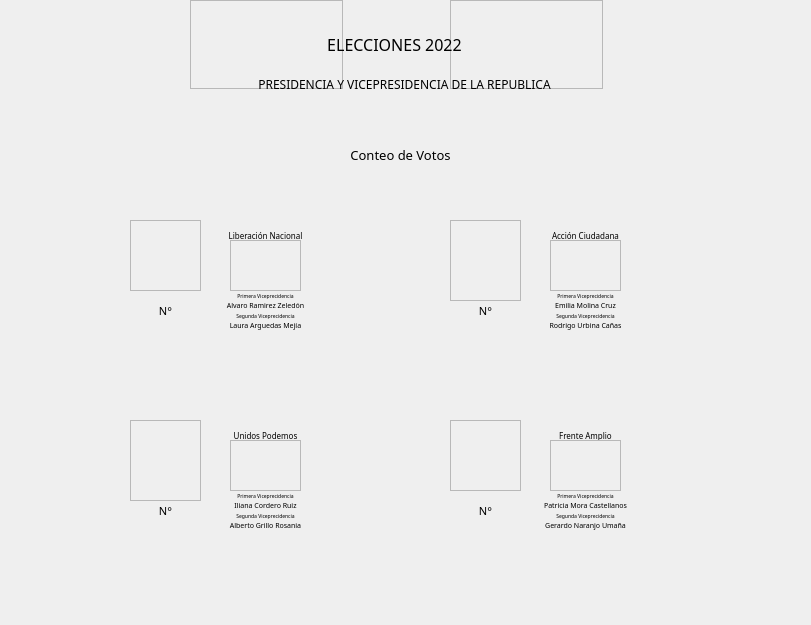
<?xml version="1.0" encoding="UTF-8"?>
<ui version="4.0">
 <class>conteoVotos</class>
 <widget class="QWidget" name="conteoVotos">
  <property name="geometry">
   <rect>
    <x>0</x>
    <y>0</y>
    <width>811</width>
    <height>625</height>
   </rect>
  </property>
  <property name="windowTitle">
   <string>Form</string>
  </property>
  <widget class="QFrame" name="frame_8">
   <property name="geometry">
    <rect>
     <x>450</x>
     <y>0</y>
     <width>153</width>
     <height>89</height>
    </rect>
   </property>
   <property name="styleSheet">
    <string notr="true">image: url(:/resource/img/TSE.png);</string>
   </property>
   <property name="frameShape">
    <enum>QFrame::StyledPanel</enum>
   </property>
   <property name="frameShadow">
    <enum>QFrame::Raised</enum>
   </property>
  </widget>
  <widget class="QFrame" name="frame_7">
   <property name="geometry">
    <rect>
     <x>190</x>
     <y>0</y>
     <width>153</width>
     <height>89</height>
    </rect>
   </property>
   <property name="styleSheet">
    <string notr="true">image: url(:/resource/img/Escudo.png);
image: url(:/resource/img/Escudo2.png);</string>
   </property>
   <property name="frameShape">
    <enum>QFrame::StyledPanel</enum>
   </property>
   <property name="frameShadow">
    <enum>QFrame::Raised</enum>
   </property>
  </widget>
  <widget class="QLabel" name="label_11">
   <property name="geometry">
    <rect>
     <x>290</x>
     <y>0</y>
     <width>209</width>
     <height>89</height>
    </rect>
   </property>
   <property name="font">
    <font>
     <family>Microsoft YaHei</family>
     <pointsize>12</pointsize>
     <weight>50</weight>
     <italic>false</italic>
     <bold>false</bold>
    </font>
   </property>
   <property name="styleSheet">
    <string notr="true">color: rgb(0, 0, 0);
font: 12pt &quot;Microsoft YaHei&quot;;</string>
   </property>
   <property name="text">
    <string>ELECCIONES 2022</string>
   </property>
   <property name="alignment">
    <set>Qt::AlignCenter</set>
   </property>
  </widget>
  <widget class="QLabel" name="label_10">
   <property name="geometry">
    <rect>
     <x>140</x>
     <y>40</y>
     <width>529</width>
     <height>89</height>
    </rect>
   </property>
   <property name="font">
    <font>
     <family>Microsoft YaHei</family>
     <pointsize>9</pointsize>
     <weight>3</weight>
     <italic>false</italic>
     <bold>false</bold>
    </font>
   </property>
   <property name="layoutDirection">
    <enum>Qt::LeftToRight</enum>
   </property>
   <property name="styleSheet">
    <string notr="true">color: rgb(0, 0, 0);
font: 25 9pt &quot;Microsoft YaHei&quot;;</string>
   </property>
   <property name="text">
    <string>PRESIDENCIA Y VICEPRESIDENCIA DE LA REPUBLICA</string>
   </property>
   <property name="alignment">
    <set>Qt::AlignCenter</set>
   </property>
  </widget>
  <widget class="QLabel" name="label_12">
   <property name="geometry">
    <rect>
     <x>320</x>
     <y>110</y>
     <width>161</width>
     <height>89</height>
    </rect>
   </property>
   <property name="font">
    <font>
     <family>Microsoft YaHei</family>
     <pointsize>10</pointsize>
     <weight>50</weight>
     <italic>false</italic>
     <bold>false</bold>
    </font>
   </property>
   <property name="layoutDirection">
    <enum>Qt::LeftToRight</enum>
   </property>
   <property name="styleSheet">
    <string notr="true">color: rgb(0, 0, 0);
font: 10pt &quot;Microsoft YaHei&quot;;</string>
   </property>
   <property name="text">
    <string>Conteo de Votos</string>
   </property>
   <property name="alignment">
    <set>Qt::AlignCenter</set>
   </property>
  </widget>
  <widget class="QLabel" name="label_13">
   <property name="geometry">
    <rect>
     <x>210</x>
     <y>220</y>
     <width>111</width>
     <height>31</height>
    </rect>
   </property>
   <property name="font">
    <font>
     <family>Microsoft YaHei</family>
     <pointsize>6</pointsize>
     <weight>50</weight>
     <italic>false</italic>
     <bold>false</bold>
    </font>
   </property>
   <property name="layoutDirection">
    <enum>Qt::LeftToRight</enum>
   </property>
   <property name="styleSheet">
    <string notr="true">color: rgb(0, 0, 0);
font: 6pt &quot;Microsoft YaHei&quot;;</string>
   </property>
   <property name="text">
    <string>Liberación Nacional</string>
   </property>
   <property name="alignment">
    <set>Qt::AlignCenter</set>
   </property>
  </widget>
  <widget class="QFrame" name="frame_9">
   <property name="geometry">
    <rect>
     <x>230</x>
     <y>240</y>
     <width>71</width>
     <height>51</height>
    </rect>
   </property>
   <property name="styleSheet">
    <string notr="true">image: url(:/resource/img/pln.png);</string>
   </property>
   <property name="frameShape">
    <enum>QFrame::StyledPanel</enum>
   </property>
   <property name="frameShadow">
    <enum>QFrame::Raised</enum>
   </property>
  </widget>
  <widget class="QLabel" name="label_14">
   <property name="geometry">
    <rect>
     <x>200</x>
     <y>280</y>
     <width>131</width>
     <height>31</height>
    </rect>
   </property>
   <property name="font">
    <font>
     <family>Microsoft YaHei</family>
     <pointsize>4</pointsize>
     <weight>9</weight>
     <italic>false</italic>
     <bold>false</bold>
    </font>
   </property>
   <property name="layoutDirection">
    <enum>Qt::LeftToRight</enum>
   </property>
   <property name="styleSheet">
    <string notr="true">color: rgb(0, 0, 0);
font: 75 4pt &quot;Microsoft YaHei&quot;;</string>
   </property>
   <property name="text">
    <string>Primera Viceprecidencia</string>
   </property>
   <property name="alignment">
    <set>Qt::AlignCenter</set>
   </property>
  </widget>
  <widget class="QLabel" name="label_15">
   <property name="geometry">
    <rect>
     <x>200</x>
     <y>300</y>
     <width>131</width>
     <height>31</height>
    </rect>
   </property>
   <property name="font">
    <font>
     <family>Microsoft YaHei</family>
     <pointsize>4</pointsize>
     <weight>9</weight>
     <italic>false</italic>
     <bold>false</bold>
    </font>
   </property>
   <property name="layoutDirection">
    <enum>Qt::LeftToRight</enum>
   </property>
   <property name="styleSheet">
    <string notr="true">color: rgb(0, 0, 0);
font: 75 4pt &quot;Microsoft YaHei&quot;;</string>
   </property>
   <property name="text">
    <string>Segunda Viceprecidencia</string>
   </property>
   <property name="alignment">
    <set>Qt::AlignCenter</set>
   </property>
  </widget>
  <widget class="QLabel" name="label_16">
   <property name="geometry">
    <rect>
     <x>200</x>
     <y>290</y>
     <width>131</width>
     <height>31</height>
    </rect>
   </property>
   <property name="font">
    <font>
     <family>Microsoft YaHei</family>
     <pointsize>5</pointsize>
     <weight>50</weight>
     <italic>false</italic>
     <bold>false</bold>
    </font>
   </property>
   <property name="layoutDirection">
    <enum>Qt::LeftToRight</enum>
   </property>
   <property name="styleSheet">
    <string notr="true">color: rgb(0, 0, 0);
font: 5pt &quot;Microsoft YaHei&quot;;</string>
   </property>
   <property name="text">
    <string>Alvaro Ramirez Zeledón</string>
   </property>
   <property name="alignment">
    <set>Qt::AlignCenter</set>
   </property>
  </widget>
  <widget class="QLabel" name="label_17">
   <property name="geometry">
    <rect>
     <x>200</x>
     <y>310</y>
     <width>131</width>
     <height>31</height>
    </rect>
   </property>
   <property name="font">
    <font>
     <family>Microsoft YaHei</family>
     <pointsize>5</pointsize>
     <weight>50</weight>
     <italic>false</italic>
     <bold>false</bold>
    </font>
   </property>
   <property name="layoutDirection">
    <enum>Qt::LeftToRight</enum>
   </property>
   <property name="styleSheet">
    <string notr="true">color: rgb(0, 0, 0);
font: 5pt &quot;Microsoft YaHei&quot;;</string>
   </property>
   <property name="text">
    <string>Laura Arguedas Mejía</string>
   </property>
   <property name="alignment">
    <set>Qt::AlignCenter</set>
   </property>
  </widget>
  <widget class="QFrame" name="frame_10">
   <property name="geometry">
    <rect>
     <x>130</x>
     <y>220</y>
     <width>71</width>
     <height>71</height>
    </rect>
   </property>
   <property name="styleSheet">
    <string notr="true">image: url(:/resource/img/presi1.png);</string>
   </property>
   <property name="frameShape">
    <enum>QFrame::StyledPanel</enum>
   </property>
   <property name="frameShadow">
    <enum>QFrame::Raised</enum>
   </property>
  </widget>
  <widget class="QLabel" name="label_18">
   <property name="geometry">
    <rect>
     <x>140</x>
     <y>300</y>
     <width>51</width>
     <height>21</height>
    </rect>
   </property>
   <property name="font">
    <font>
     <family>Microsoft YaHei</family>
     <pointsize>8</pointsize>
     <weight>50</weight>
     <italic>false</italic>
     <bold>false</bold>
    </font>
   </property>
   <property name="layoutDirection">
    <enum>Qt::LeftToRight</enum>
   </property>
   <property name="styleSheet">
    <string notr="true">color: rgb(0, 0, 0);
font: 8pt &quot;Microsoft YaHei&quot;;</string>
   </property>
   <property name="text">
    <string>N°</string>
   </property>
   <property name="alignment">
    <set>Qt::AlignCenter</set>
   </property>
  </widget>
  <widget class="QLabel" name="label_24">
   <property name="geometry">
    <rect>
     <x>520</x>
     <y>300</y>
     <width>131</width>
     <height>31</height>
    </rect>
   </property>
   <property name="font">
    <font>
     <family>Microsoft YaHei</family>
     <pointsize>4</pointsize>
     <weight>9</weight>
     <italic>false</italic>
     <bold>false</bold>
    </font>
   </property>
   <property name="layoutDirection">
    <enum>Qt::LeftToRight</enum>
   </property>
   <property name="styleSheet">
    <string notr="true">color: rgb(0, 0, 0);
font: 75 4pt &quot;Microsoft YaHei&quot;;</string>
   </property>
   <property name="text">
    <string>Segunda Viceprecidencia</string>
   </property>
   <property name="alignment">
    <set>Qt::AlignCenter</set>
   </property>
  </widget>
  <widget class="QFrame" name="frame_12">
   <property name="geometry">
    <rect>
     <x>450</x>
     <y>220</y>
     <width>71</width>
     <height>81</height>
    </rect>
   </property>
   <property name="styleSheet">
    <string notr="true">image: url(:/resource/img/presi4.png);</string>
   </property>
   <property name="frameShape">
    <enum>QFrame::StyledPanel</enum>
   </property>
   <property name="frameShadow">
    <enum>QFrame::Raised</enum>
   </property>
  </widget>
  <widget class="QLabel" name="label_21">
   <property name="geometry">
    <rect>
     <x>520</x>
     <y>280</y>
     <width>131</width>
     <height>31</height>
    </rect>
   </property>
   <property name="font">
    <font>
     <family>Microsoft YaHei</family>
     <pointsize>4</pointsize>
     <weight>9</weight>
     <italic>false</italic>
     <bold>false</bold>
    </font>
   </property>
   <property name="layoutDirection">
    <enum>Qt::LeftToRight</enum>
   </property>
   <property name="styleSheet">
    <string notr="true">color: rgb(0, 0, 0);
font: 75 4pt &quot;Microsoft YaHei&quot;;</string>
   </property>
   <property name="text">
    <string>Primera Viceprecidencia</string>
   </property>
   <property name="alignment">
    <set>Qt::AlignCenter</set>
   </property>
  </widget>
  <widget class="QFrame" name="frame_11">
   <property name="geometry">
    <rect>
     <x>550</x>
     <y>240</y>
     <width>71</width>
     <height>51</height>
    </rect>
   </property>
   <property name="styleSheet">
    <string notr="true">image: url(:/resource/img/pac.png);</string>
   </property>
   <property name="frameShape">
    <enum>QFrame::StyledPanel</enum>
   </property>
   <property name="frameShadow">
    <enum>QFrame::Raised</enum>
   </property>
  </widget>
  <widget class="QLabel" name="label_20">
   <property name="geometry">
    <rect>
     <x>520</x>
     <y>290</y>
     <width>131</width>
     <height>31</height>
    </rect>
   </property>
   <property name="font">
    <font>
     <family>Microsoft YaHei</family>
     <pointsize>5</pointsize>
     <weight>50</weight>
     <italic>false</italic>
     <bold>false</bold>
    </font>
   </property>
   <property name="layoutDirection">
    <enum>Qt::LeftToRight</enum>
   </property>
   <property name="styleSheet">
    <string notr="true">color: rgb(0, 0, 0);
font: 5pt &quot;Microsoft YaHei&quot;;</string>
   </property>
   <property name="text">
    <string>Emilia Molina Cruz</string>
   </property>
   <property name="alignment">
    <set>Qt::AlignCenter</set>
   </property>
  </widget>
  <widget class="QLabel" name="label_23">
   <property name="geometry">
    <rect>
     <x>530</x>
     <y>220</y>
     <width>111</width>
     <height>31</height>
    </rect>
   </property>
   <property name="font">
    <font>
     <family>Microsoft YaHei</family>
     <pointsize>6</pointsize>
     <weight>50</weight>
     <italic>false</italic>
     <bold>false</bold>
    </font>
   </property>
   <property name="layoutDirection">
    <enum>Qt::LeftToRight</enum>
   </property>
   <property name="styleSheet">
    <string notr="true">color: rgb(0, 0, 0);
font: 6pt &quot;Microsoft YaHei&quot;;</string>
   </property>
   <property name="text">
    <string>Acción Ciudadana</string>
   </property>
   <property name="alignment">
    <set>Qt::AlignCenter</set>
   </property>
  </widget>
  <widget class="QLabel" name="label_19">
   <property name="geometry">
    <rect>
     <x>520</x>
     <y>310</y>
     <width>131</width>
     <height>31</height>
    </rect>
   </property>
   <property name="font">
    <font>
     <family>Microsoft YaHei</family>
     <pointsize>5</pointsize>
     <weight>50</weight>
     <italic>false</italic>
     <bold>false</bold>
    </font>
   </property>
   <property name="layoutDirection">
    <enum>Qt::LeftToRight</enum>
   </property>
   <property name="styleSheet">
    <string notr="true">color: rgb(0, 0, 0);
font: 5pt &quot;Microsoft YaHei&quot;;</string>
   </property>
   <property name="text">
    <string>Rodrigo Urbina Cañas</string>
   </property>
   <property name="alignment">
    <set>Qt::AlignCenter</set>
   </property>
  </widget>
  <widget class="QLabel" name="label_22">
   <property name="geometry">
    <rect>
     <x>460</x>
     <y>300</y>
     <width>51</width>
     <height>21</height>
    </rect>
   </property>
   <property name="font">
    <font>
     <family>Microsoft YaHei</family>
     <pointsize>8</pointsize>
     <weight>50</weight>
     <italic>false</italic>
     <bold>false</bold>
    </font>
   </property>
   <property name="layoutDirection">
    <enum>Qt::LeftToRight</enum>
   </property>
   <property name="styleSheet">
    <string notr="true">color: rgb(0, 0, 0);
font: 8pt &quot;Microsoft YaHei&quot;;</string>
   </property>
   <property name="text">
    <string>N°</string>
   </property>
   <property name="alignment">
    <set>Qt::AlignCenter</set>
   </property>
  </widget>
  <widget class="QLabel" name="label_36">
   <property name="geometry">
    <rect>
     <x>200</x>
     <y>500</y>
     <width>131</width>
     <height>31</height>
    </rect>
   </property>
   <property name="font">
    <font>
     <family>Microsoft YaHei</family>
     <pointsize>4</pointsize>
     <weight>9</weight>
     <italic>false</italic>
     <bold>false</bold>
    </font>
   </property>
   <property name="layoutDirection">
    <enum>Qt::LeftToRight</enum>
   </property>
   <property name="styleSheet">
    <string notr="true">color: rgb(0, 0, 0);
font: 75 4pt &quot;Microsoft YaHei&quot;;</string>
   </property>
   <property name="text">
    <string>Segunda Viceprecidencia</string>
   </property>
   <property name="alignment">
    <set>Qt::AlignCenter</set>
   </property>
  </widget>
  <widget class="QLabel" name="label_26">
   <property name="geometry">
    <rect>
     <x>200</x>
     <y>490</y>
     <width>131</width>
     <height>31</height>
    </rect>
   </property>
   <property name="font">
    <font>
     <family>Microsoft YaHei</family>
     <pointsize>5</pointsize>
     <weight>50</weight>
     <italic>false</italic>
     <bold>false</bold>
    </font>
   </property>
   <property name="layoutDirection">
    <enum>Qt::LeftToRight</enum>
   </property>
   <property name="styleSheet">
    <string notr="true">color: rgb(0, 0, 0);
font: 5pt &quot;Microsoft YaHei&quot;;</string>
   </property>
   <property name="text">
    <string>Iliana Cordero Ruiz</string>
   </property>
   <property name="alignment">
    <set>Qt::AlignCenter</set>
   </property>
  </widget>
  <widget class="QLabel" name="label_29">
   <property name="geometry">
    <rect>
     <x>520</x>
     <y>490</y>
     <width>131</width>
     <height>31</height>
    </rect>
   </property>
   <property name="font">
    <font>
     <family>Microsoft YaHei</family>
     <pointsize>5</pointsize>
     <weight>50</weight>
     <italic>false</italic>
     <bold>false</bold>
    </font>
   </property>
   <property name="layoutDirection">
    <enum>Qt::LeftToRight</enum>
   </property>
   <property name="styleSheet">
    <string notr="true">color: rgb(0, 0, 0);
font: 5pt &quot;Microsoft YaHei&quot;;</string>
   </property>
   <property name="text">
    <string>Patricia Mora Castellanos</string>
   </property>
   <property name="alignment">
    <set>Qt::AlignCenter</set>
   </property>
  </widget>
  <widget class="QLabel" name="label_30">
   <property name="geometry">
    <rect>
     <x>530</x>
     <y>420</y>
     <width>111</width>
     <height>31</height>
    </rect>
   </property>
   <property name="font">
    <font>
     <family>Microsoft YaHei</family>
     <pointsize>6</pointsize>
     <weight>50</weight>
     <italic>false</italic>
     <bold>false</bold>
    </font>
   </property>
   <property name="layoutDirection">
    <enum>Qt::LeftToRight</enum>
   </property>
   <property name="styleSheet">
    <string notr="true">color: rgb(0, 0, 0);
font: 6pt &quot;Microsoft YaHei&quot;;</string>
   </property>
   <property name="text">
    <string>Frente Amplio</string>
   </property>
   <property name="alignment">
    <set>Qt::AlignCenter</set>
   </property>
  </widget>
  <widget class="QLabel" name="label_34">
   <property name="geometry">
    <rect>
     <x>460</x>
     <y>500</y>
     <width>51</width>
     <height>21</height>
    </rect>
   </property>
   <property name="font">
    <font>
     <family>Microsoft YaHei</family>
     <pointsize>8</pointsize>
     <weight>50</weight>
     <italic>false</italic>
     <bold>false</bold>
    </font>
   </property>
   <property name="layoutDirection">
    <enum>Qt::LeftToRight</enum>
   </property>
   <property name="styleSheet">
    <string notr="true">color: rgb(0, 0, 0);
font: 8pt &quot;Microsoft YaHei&quot;;</string>
   </property>
   <property name="text">
    <string>N°</string>
   </property>
   <property name="alignment">
    <set>Qt::AlignCenter</set>
   </property>
  </widget>
  <widget class="QLabel" name="label_35">
   <property name="geometry">
    <rect>
     <x>210</x>
     <y>420</y>
     <width>111</width>
     <height>31</height>
    </rect>
   </property>
   <property name="font">
    <font>
     <family>Microsoft YaHei</family>
     <pointsize>6</pointsize>
     <weight>50</weight>
     <italic>false</italic>
     <bold>false</bold>
    </font>
   </property>
   <property name="layoutDirection">
    <enum>Qt::LeftToRight</enum>
   </property>
   <property name="styleSheet">
    <string notr="true">color: rgb(0, 0, 0);
font: 6pt &quot;Microsoft YaHei&quot;;</string>
   </property>
   <property name="text">
    <string>Unidos Podemos</string>
   </property>
   <property name="alignment">
    <set>Qt::AlignCenter</set>
   </property>
  </widget>
  <widget class="QLabel" name="label_32">
   <property name="geometry">
    <rect>
     <x>140</x>
     <y>500</y>
     <width>51</width>
     <height>21</height>
    </rect>
   </property>
   <property name="font">
    <font>
     <family>Microsoft YaHei</family>
     <pointsize>8</pointsize>
     <weight>50</weight>
     <italic>false</italic>
     <bold>false</bold>
    </font>
   </property>
   <property name="layoutDirection">
    <enum>Qt::LeftToRight</enum>
   </property>
   <property name="styleSheet">
    <string notr="true">color: rgb(0, 0, 0);
font: 8pt &quot;Microsoft YaHei&quot;;</string>
   </property>
   <property name="text">
    <string>N°</string>
   </property>
   <property name="alignment">
    <set>Qt::AlignCenter</set>
   </property>
  </widget>
  <widget class="QFrame" name="frame_13">
   <property name="geometry">
    <rect>
     <x>230</x>
     <y>440</y>
     <width>71</width>
     <height>51</height>
    </rect>
   </property>
   <property name="styleSheet">
    <string notr="true">image: url(:/resource/img/up.png);</string>
   </property>
   <property name="frameShape">
    <enum>QFrame::StyledPanel</enum>
   </property>
   <property name="frameShadow">
    <enum>QFrame::Raised</enum>
   </property>
  </widget>
  <widget class="QLabel" name="label_33">
   <property name="geometry">
    <rect>
     <x>520</x>
     <y>500</y>
     <width>131</width>
     <height>31</height>
    </rect>
   </property>
   <property name="font">
    <font>
     <family>Microsoft YaHei</family>
     <pointsize>4</pointsize>
     <weight>9</weight>
     <italic>false</italic>
     <bold>false</bold>
    </font>
   </property>
   <property name="layoutDirection">
    <enum>Qt::LeftToRight</enum>
   </property>
   <property name="styleSheet">
    <string notr="true">color: rgb(0, 0, 0);
font: 75 4pt &quot;Microsoft YaHei&quot;;</string>
   </property>
   <property name="text">
    <string>Segunda Viceprecidencia</string>
   </property>
   <property name="alignment">
    <set>Qt::AlignCenter</set>
   </property>
  </widget>
  <widget class="QFrame" name="frame_14">
   <property name="geometry">
    <rect>
     <x>450</x>
     <y>420</y>
     <width>71</width>
     <height>71</height>
    </rect>
   </property>
   <property name="styleSheet">
    <string notr="true">image: url(:/resource/img/presi2.png);</string>
   </property>
   <property name="frameShape">
    <enum>QFrame::StyledPanel</enum>
   </property>
   <property name="frameShadow">
    <enum>QFrame::Raised</enum>
   </property>
  </widget>
  <widget class="QLabel" name="label_31">
   <property name="geometry">
    <rect>
     <x>520</x>
     <y>510</y>
     <width>131</width>
     <height>31</height>
    </rect>
   </property>
   <property name="font">
    <font>
     <family>Microsoft YaHei</family>
     <pointsize>5</pointsize>
     <weight>50</weight>
     <italic>false</italic>
     <bold>false</bold>
    </font>
   </property>
   <property name="layoutDirection">
    <enum>Qt::LeftToRight</enum>
   </property>
   <property name="styleSheet">
    <string notr="true">color: rgb(0, 0, 0);
font: 5pt &quot;Microsoft YaHei&quot;;</string>
   </property>
   <property name="text">
    <string>Gerardo Naranjo Umaña</string>
   </property>
   <property name="alignment">
    <set>Qt::AlignCenter</set>
   </property>
  </widget>
  <widget class="QLabel" name="label_28">
   <property name="geometry">
    <rect>
     <x>200</x>
     <y>480</y>
     <width>131</width>
     <height>31</height>
    </rect>
   </property>
   <property name="font">
    <font>
     <family>Microsoft YaHei</family>
     <pointsize>4</pointsize>
     <weight>9</weight>
     <italic>false</italic>
     <bold>false</bold>
    </font>
   </property>
   <property name="layoutDirection">
    <enum>Qt::LeftToRight</enum>
   </property>
   <property name="styleSheet">
    <string notr="true">color: rgb(0, 0, 0);
font: 75 4pt &quot;Microsoft YaHei&quot;;</string>
   </property>
   <property name="text">
    <string>Primera Viceprecidencia</string>
   </property>
   <property name="alignment">
    <set>Qt::AlignCenter</set>
   </property>
  </widget>
  <widget class="QFrame" name="frame_15">
   <property name="geometry">
    <rect>
     <x>550</x>
     <y>440</y>
     <width>71</width>
     <height>51</height>
    </rect>
   </property>
   <property name="styleSheet">
    <string notr="true">image: url(:/resource/img/frente.png);</string>
   </property>
   <property name="frameShape">
    <enum>QFrame::StyledPanel</enum>
   </property>
   <property name="frameShadow">
    <enum>QFrame::Raised</enum>
   </property>
  </widget>
  <widget class="QFrame" name="frame_16">
   <property name="geometry">
    <rect>
     <x>130</x>
     <y>420</y>
     <width>71</width>
     <height>81</height>
    </rect>
   </property>
   <property name="styleSheet">
    <string notr="true">image: url(:/resource/img/presi3.png);</string>
   </property>
   <property name="frameShape">
    <enum>QFrame::StyledPanel</enum>
   </property>
   <property name="frameShadow">
    <enum>QFrame::Raised</enum>
   </property>
  </widget>
  <widget class="QLabel" name="label_25">
   <property name="geometry">
    <rect>
     <x>200</x>
     <y>510</y>
     <width>131</width>
     <height>31</height>
    </rect>
   </property>
   <property name="font">
    <font>
     <family>Microsoft YaHei</family>
     <pointsize>5</pointsize>
     <weight>50</weight>
     <italic>false</italic>
     <bold>false</bold>
    </font>
   </property>
   <property name="layoutDirection">
    <enum>Qt::LeftToRight</enum>
   </property>
   <property name="styleSheet">
    <string notr="true">color: rgb(0, 0, 0);
font: 5pt &quot;Microsoft YaHei&quot;;</string>
   </property>
   <property name="text">
    <string>Alberto Grillo Rosania</string>
   </property>
   <property name="alignment">
    <set>Qt::AlignCenter</set>
   </property>
  </widget>
  <widget class="QLabel" name="label_27">
   <property name="geometry">
    <rect>
     <x>520</x>
     <y>480</y>
     <width>131</width>
     <height>31</height>
    </rect>
   </property>
   <property name="font">
    <font>
     <family>Microsoft YaHei</family>
     <pointsize>4</pointsize>
     <weight>9</weight>
     <italic>false</italic>
     <bold>false</bold>
    </font>
   </property>
   <property name="layoutDirection">
    <enum>Qt::LeftToRight</enum>
   </property>
   <property name="styleSheet">
    <string notr="true">color: rgb(0, 0, 0);
font: 75 4pt &quot;Microsoft YaHei&quot;;</string>
   </property>
   <property name="text">
    <string>Primera Viceprecidencia</string>
   </property>
   <property name="alignment">
    <set>Qt::AlignCenter</set>
   </property>
  </widget>
 </widget>
 <resources/>
 <connections/>
</ui>
